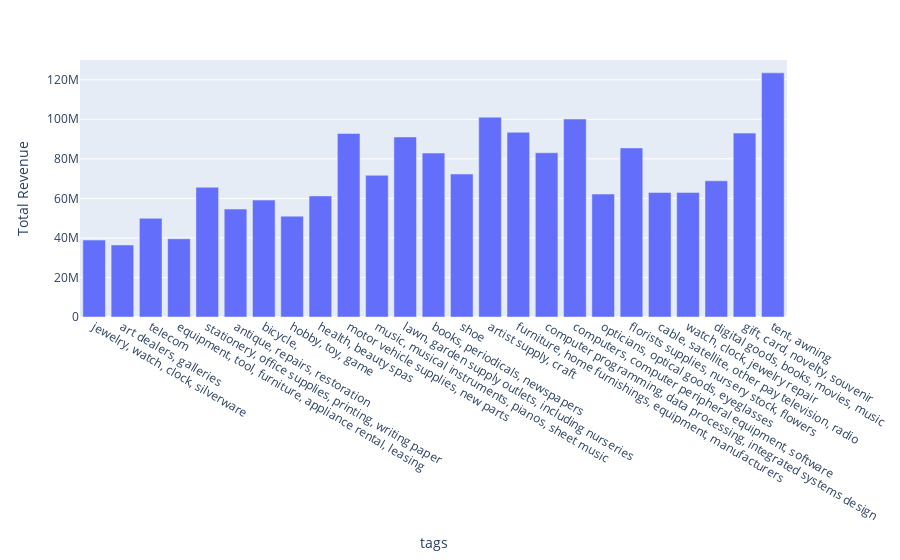

This figure's notebook cell:
### Code cell
tags.pandas_api().plot.bar('tags', 'Total Revenue')

### Figure 1 — Plotly figure (JSON) as saved in the notebook; plotly's stock layout.template omitted (floating-point values rounded to 4 significant figures)
{"data": [{"alignmentgroup": "True", "hovertemplate": "tags=%{x}<br>Total Revenue=%{y}<extra></extra>", "legendgroup": "", "marker": {"color": "#636efa", "pattern": {"shape": ""}}, "name": "", "offsetgroup": "", "orientation": "v", "showlegend": false, "textposition": "auto", "type": "bar", "x": ["jewelry, watch, clock, silverware", "art dealers, galleries", "telecom", "equipment, tool, furniture, appliance rental, leasing", "stationery, office supplies, printing, writing paper", "antique, repairs, restoration", "bicycle,", "hobby, toy, game", "health, beauty spas", "motor vehicle supplies, new parts", "music, musical instruments, pianos, sheet music", "lawn, garden supply outlets, including nurseries", "books, periodicals, newspapers", "shoe", "artist supply, craft", "furniture, home furnishings, equipment, manufacturers", "computer programming, data processing, integrated systems design", "computers, computer peripheral equipment, software", "opticians, optical goods, eyeglasses", "florists supplies, nursery stock, flowers", "cable, satellite, other pay television, radio", "watch, clock, jewelry repair", "digital goods, books, movies, music", "gift, card, novelty, souvenir", "tent, awning"], "xaxis": "x", "y": [38910000.0, 36420000.0, 49900000.0, 39550000.0, 65610000.0, 54590000.0, 59130000.0, 51010000.0, 61240000.0, 92810000.0, 71670000.0, 91040000.0, 82920000.0, 72290000.0, 101100000.0, 93420000.0, 83060000.0, 100100000.0, 62160000.0, 85510000.0, 63020000.0, 63030000.0, 68880000.0, 93010000.0, 123500000.0], "yaxis": "y"}], "layout": {"barmode": "relative", "legend": {"tracegroupgap": 0}, "margin": {"t": 60}, "xaxis": {"anchor": "y", "domain": [0, 1], "title": {"text": "tags"}}, "yaxis": {"anchor": "x", "domain": [0, 1], "title": {"text": "Total Revenue"}}}}
